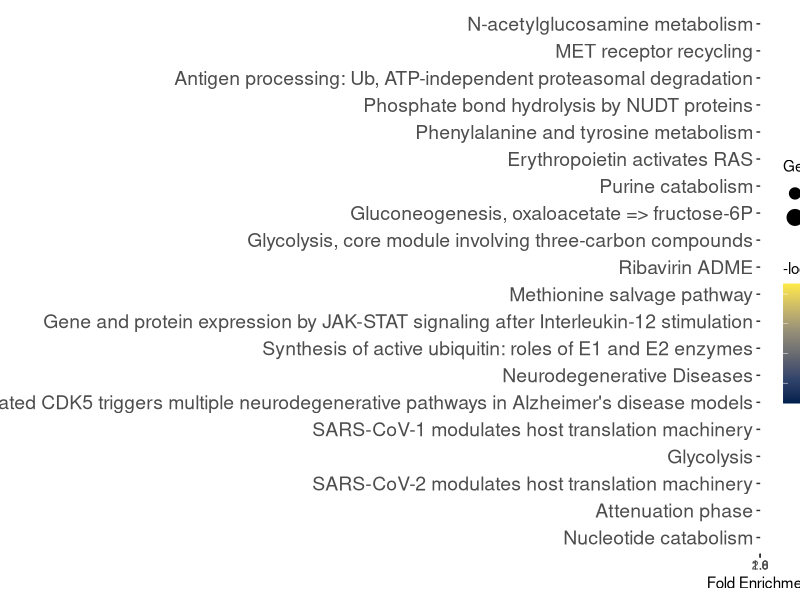
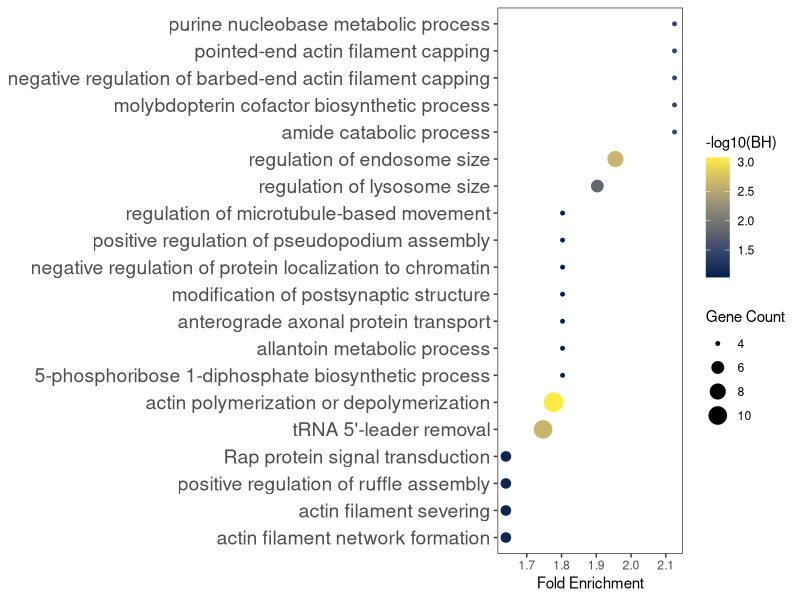
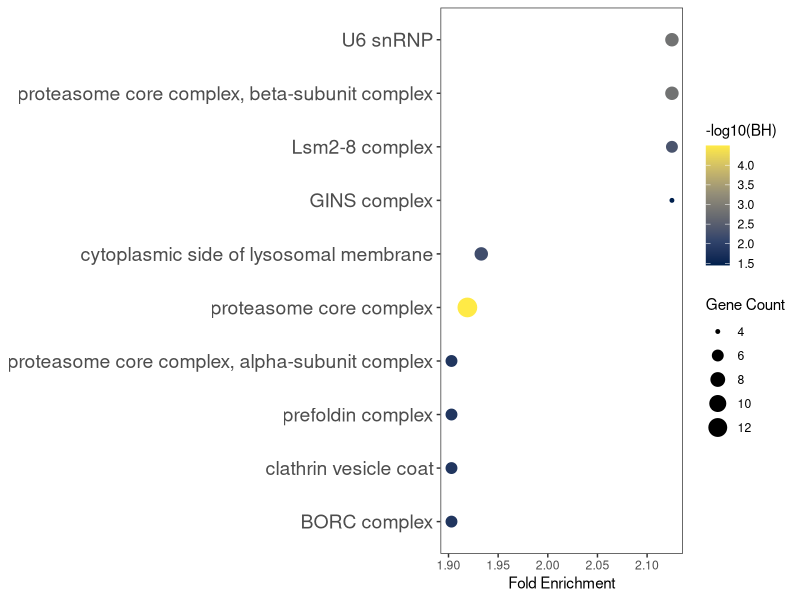
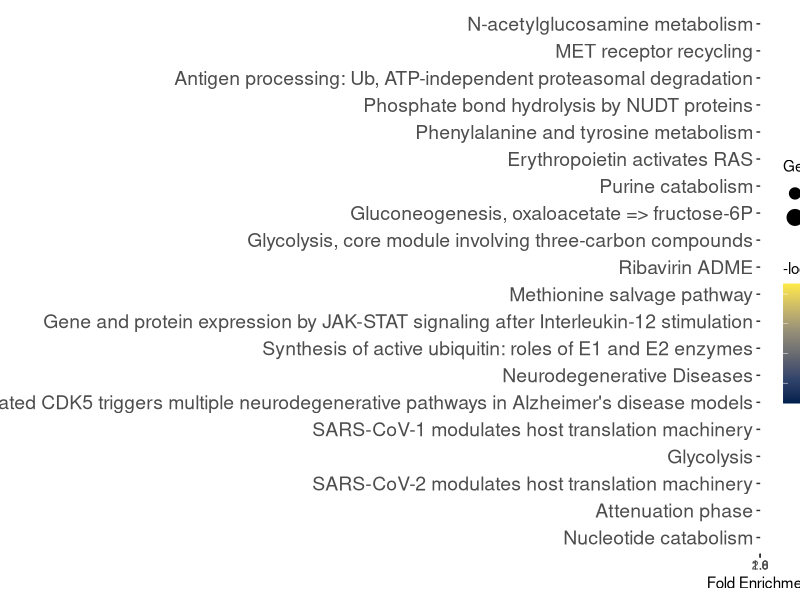
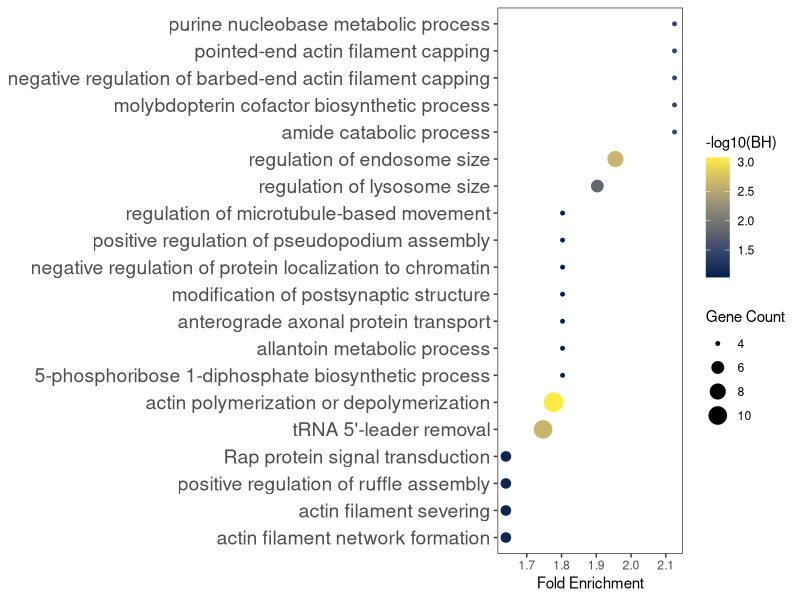
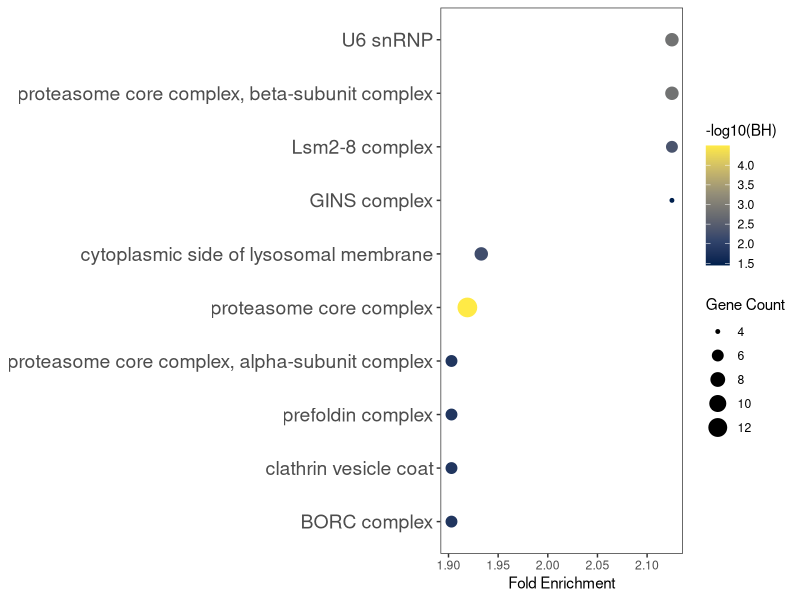

R code for these plots, in order:
library(dplyr)
library(ggplot2)
library(readr)
library(stringr)
library(forcats)

# ---------------------------------------------------------
# 1. INPUT
# ---------------------------------------------------------

enrich_df <- read.csv("Proteomic_output_txts/PANGEA_results/Acute_200vsVeh_Vehenrichment_2026-04-06.csv",
                      check.names = FALSE)

outdir <- "Proteomic_Figs/PANGEA_top_terms_plots/Acute_200vsVeh_Vehenriched/dotplots/"
dir.create(outdir, recursive = TRUE, showWarnings = FALSE)

bh_cutoff <- 0.1
colnames(enrich_df)
# ---------------------------------------------------------
# 2. CLEAN COLUMN TYPES
# ---------------------------------------------------------

enrich_df <- enrich_df %>%
  mutate(
    `Fold Enrichment` = as.numeric(`log2 fold`),
    `Benjamini & Hochberg` = as.numeric(`Benjamini & Hochberg`)
  )

# ---------------------------------------------------------
# 3. HELPER FUNCTION TO MAKE PLOTS
# ---------------------------------------------------------

make_enrichment_plot <- function(df, n_terms, title_text, out_file) {
  
  if (nrow(df) == 0) {
    message("No rows found for: ", title_text)
    return(NULL)
  }
  
  plot_df <- df %>%
    filter(!is.na(`Fold Enrichment`),
           !is.na(`Benjamini & Hochberg`),
           `Benjamini & Hochberg` <= bh_cutoff) %>%
    arrange(desc(`Fold Enrichment`), `Benjamini & Hochberg`) %>%
    distinct(`Gene Set Name`, .keep_all = TRUE) %>%
    slice_head(n = n_terms) %>%
    mutate(
      `Gene Set Name` = fct_reorder(`Gene Set Name`, `Fold Enrichment`)
    )
  
  if (nrow(plot_df) == 0) {
    message("No significant rows after BH filtering for: ", title_text)
    return(NULL)
  }
  
  library(viridis)
  
  p <- ggplot(plot_df,
         aes(x = `Fold Enrichment`,
             y = fct_reorder(`Gene Set Name`, `Fold Enrichment`),
             size = `Count Overlap Gene`,
             color = -log10(`Benjamini & Hochberg`))) +
    geom_point() +
    scale_color_viridis_c(option = "cividis") +
    labs(
      x = "Fold Enrichment",
      y = NULL,
      color = "-log10(BH)",
      size = "Gene Count"
    ) +
    theme_bw() +
    theme(panel.grid = element_blank(),
          axis.text.y = element_text(size = 14)
    )
  print(p)
  
  ggsave(
    filename = file.path(outdir, out_file),
    plot = p,
    width = 10,
    height = 7
  )
  
  return(plot_df)
}

# ---------------------------------------------------------
# 4. DEFINE CATEGORIES
# ---------------------------------------------------------

pathway_categories <- c(
  "REACTOME pathway",
  "PANTHER Pathway H.sap",
  "KEGG Pathway H.sap"
)

bp_categories <- c(
  "GO Biological Processes",
  "Direct GO Biological Processes",
  "SLIM2 GO BP"
)

cc_categories <- c(
  "GO Cellular Component",
  "Direct GO Cellular Component",
  "SLIM2 GO CC"
  
)

# ---------------------------------------------------------
# 5. SUBSET TABLES
# ---------------------------------------------------------

pathway_df <- enrich_df %>%
  filter(`Gene Set Category` %in% pathway_categories)

bp_df <- enrich_df %>%
  filter(`Gene Set Category` %in% bp_categories)

cc_df <- enrich_df %>%
  filter(`Gene Set Category` %in% cc_categories)

# ---------------------------------------------------------
# 6. MAKE PLOTS
# ---------------------------------------------------------

top_pathways <- make_enrichment_plot(
  df = pathway_df,
  n_terms = 20,
  title_text = "Top 20 Enriched Pathways (BH <= 0.1)",
  out_file = "top20_pathways_BH0.1.pdf"
)

top_bp <- make_enrichment_plot(
  df = bp_df,
  n_terms = 20,
  title_text = "Top 20 Enriched Biological Processes (BH <= 0.1)",
  out_file = "top20_biological_processes_BH0.1.pdf"
)

top_cc <- make_enrichment_plot(
  df = cc_df,
  n_terms = 10,
  title_text = "Top 10 Enriched Cellular Components (BH <= 0.1)",
  out_file = "top10_cellular_components_BH0.1.pdf"
)

# ---------------------------------------------------------
# 7. WRITE TABLES USED FOR EACH PLOT
# ---------------------------------------------------------

if (!is.null(top_pathways)) {
  write.csv(top_pathways,
            file.path(outdir, "top20_pathways_BH0.1.csv"),
            row.names = FALSE)
}

if (!is.null(top_bp)) {
  write.csv(top_bp,
            file.path(outdir, "top20_biological_processes_BH0.1.csv"),
            row.names = FALSE)
}

if (!is.null(top_cc)) {
  write.csv(top_cc,
            file.path(outdir, "top10_cellular_components_BH0.1.csv"),
            row.names = FALSE)
}
